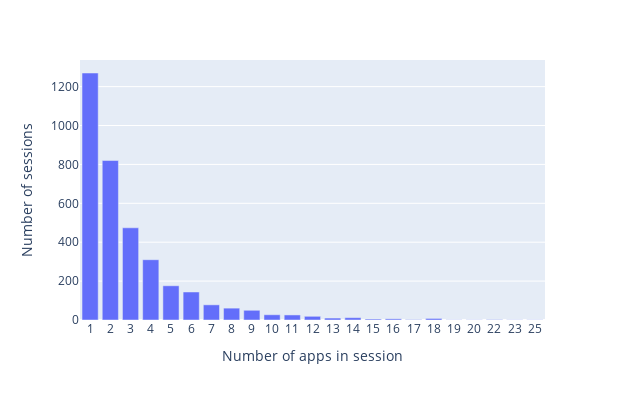

Notebook cell for this chart:
### Code cell
updated_session_lengths_293=user_0_293s_final.groupby('session_293').agg({'app_code':'size'}).rename(columns={'app_code':'session_length'}).groupby('session_length').size()
fig = px.bar(x=updated_session_lengths_293.index.values, y = updated_session_lengths_293.values,width=625,height=400)
fig.update_layout(
    xaxis_title="Number of apps in session",
    yaxis_title="Number of sessions")
fig.update_xaxes(type='category')

### Figure 1 — Plotly figure (JSON) as saved in the notebook; plotly's stock layout.template omitted (floating-point values rounded to 4 significant figures)
{"data": [{"alignmentgroup": "True", "hovertemplate": "x=%{x}<br>y=%{y}<extra></extra>", "legendgroup": "", "marker": {"color": "#636efa", "pattern": {"shape": ""}}, "name": "", "offsetgroup": "", "orientation": "v", "showlegend": false, "textposition": "auto", "type": "bar", "x": [1, 2, 3, 4, 5, 6, 7, 8, 9, 10, 11, 12, 13, 14, 15, 16, 17, 18, 19, 20, 22, 23, 25], "xaxis": "x", "y": [1270, 820, 474, 310, 176, 144, 78, 61, 50, 27, 26, 19, 10, 12, 5, 6, 2, 8, 1, 1, 2, 1, 1], "yaxis": "y"}], "layout": {"barmode": "relative", "height": 400, "legend": {"tracegroupgap": 0}, "margin": {"t": 60}, "width": 625, "xaxis": {"anchor": "y", "domain": [0, 1], "title": {"text": "Number of apps in session"}, "type": "category"}, "yaxis": {"anchor": "x", "domain": [0, 1], "title": {"text": "Number of sessions"}}}}
